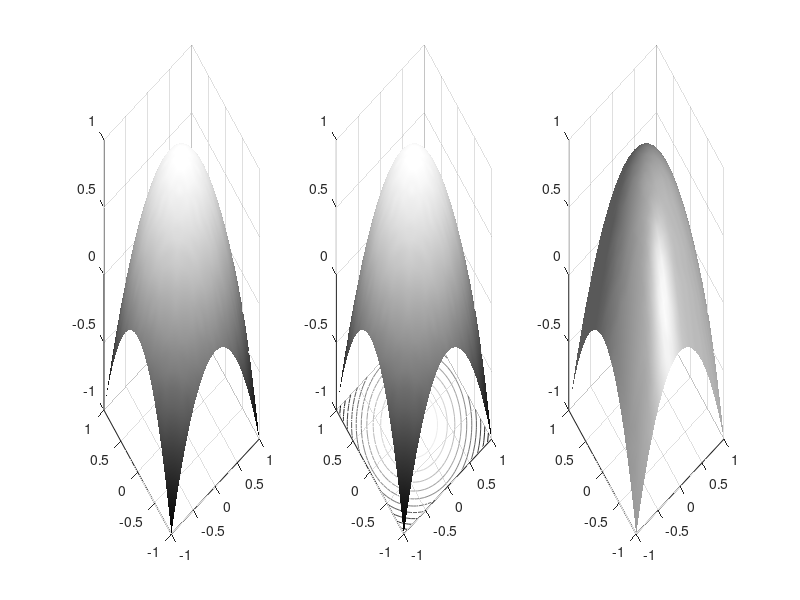

This figure's MATLAB source:
x =linspace(-1,1,29);  [xx,yy] = meshgrid(x); 
z = 1-(xx.*xx+yy.*yy);
subplot(1,3,1); h=surf(xx,yy,z); colormap(gray); shading interp
subplot(1,3,2); surfc(xx,yy,z); colormap(gray); shading interp
subplot(1,3,3);surfl(xx,yy,z); colormap(gray); shading interp
